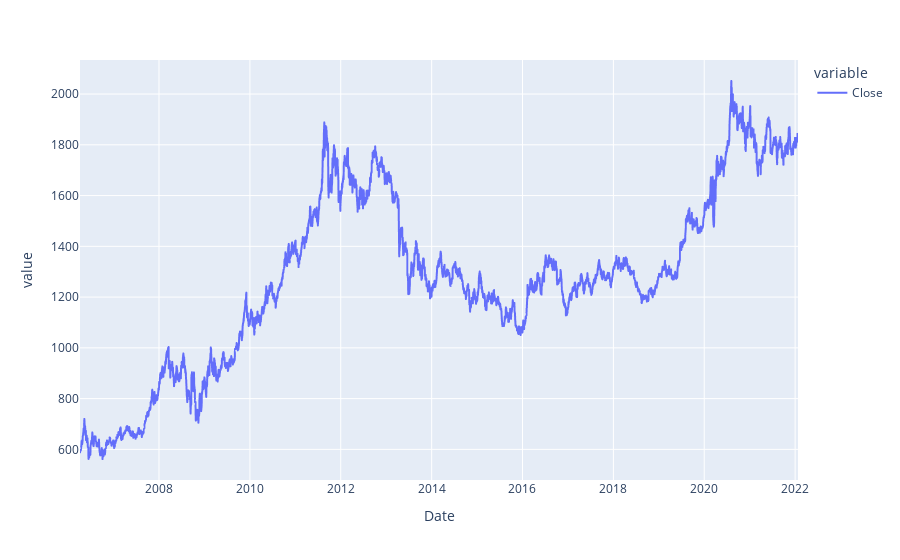

Notebook code for this chart:
### Code cell
gold_fig = px.line(gold)
gold_fig.show()

### Figure 1 — Plotly figure (JSON) as saved in the notebook; plotly's stock layout.template omitted (floating-point values rounded to 4 significant figures; data arrays with more than 128 entries replaced by an {"elided": "..."} marker saying what was removed)
{"data": [{"hovertemplate": "variable=Close<br>Date=%{x}<br>value=%{y}<extra></extra>", "legendgroup": "Close", "line": {"color": "#636efa", "dash": "solid"}, "mode": "lines", "name": "Close", "showlegend": true, "type": "scattergl", "x": {"elided": "3976 str values"}, "xaxis": "x", "y": {"elided": "3976 float values"}, "yaxis": "y"}], "layout": {"legend": {"title": {"text": "variable"}, "tracegroupgap": 0}, "margin": {"t": 60}, "xaxis": {"anchor": "y", "domain": [0, 1], "title": {"text": "Date"}}, "yaxis": {"anchor": "x", "domain": [0, 1], "title": {"text": "value"}}}}
